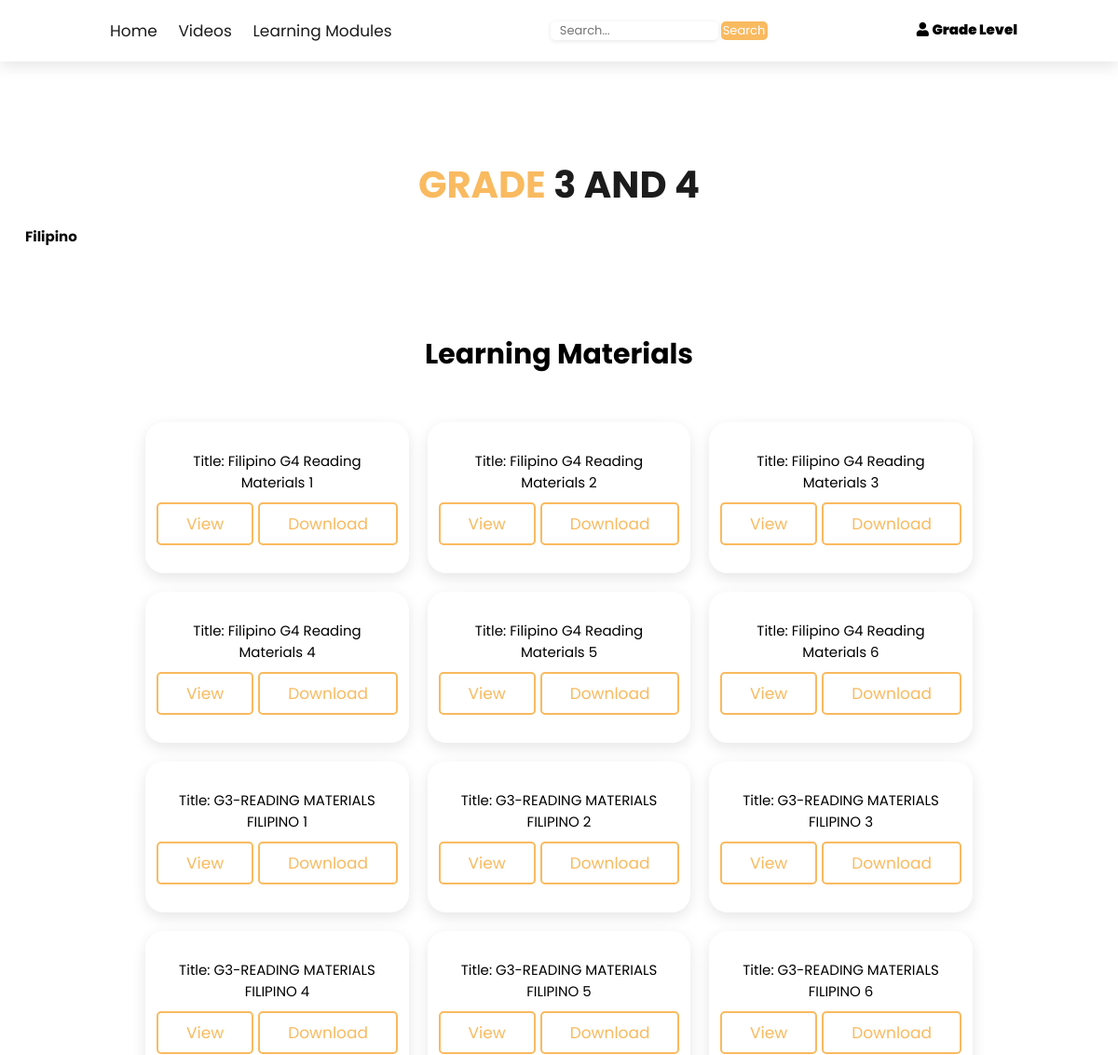
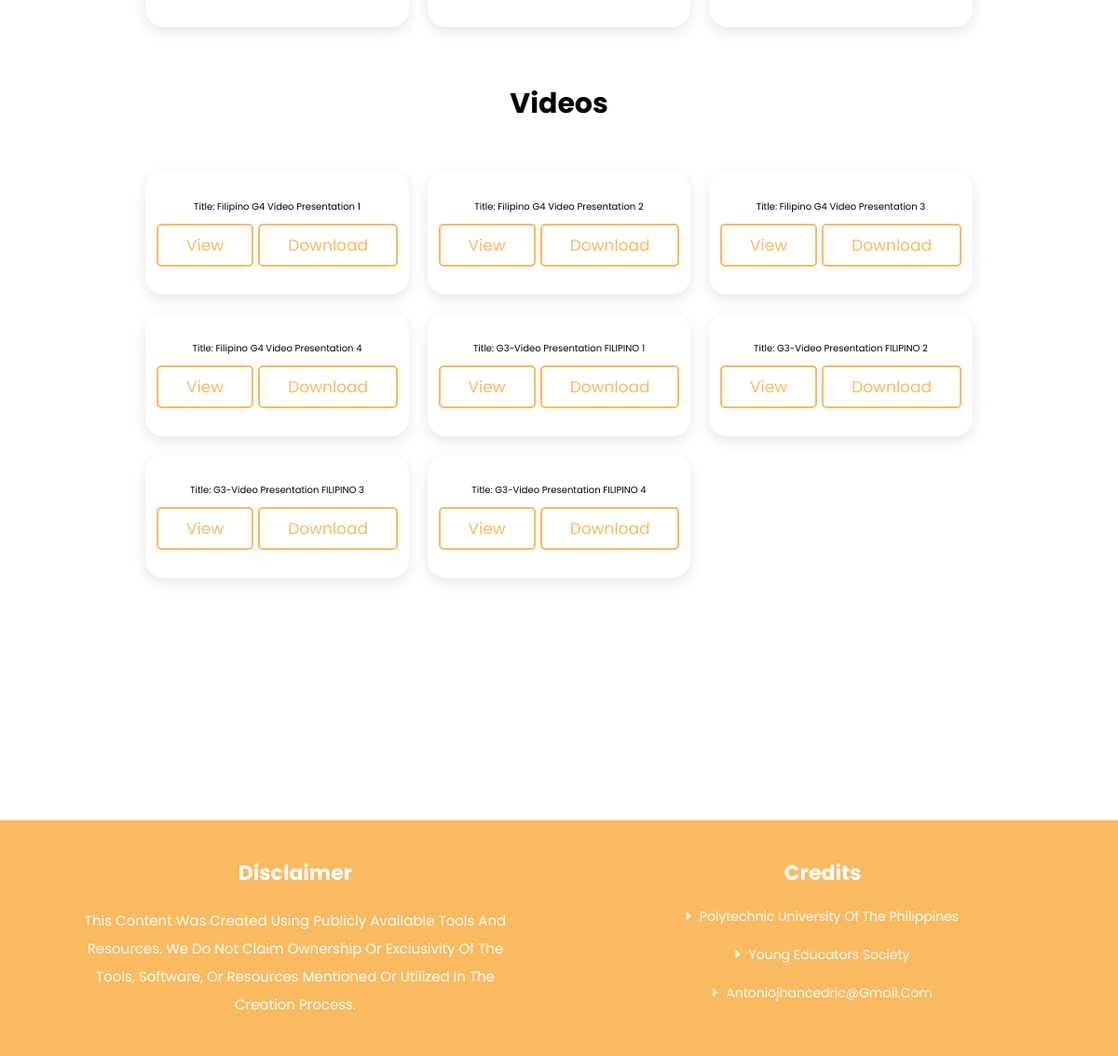
/Filipino-grade-3-4/, run on the app's committed database (2 pictures, top to bottom).
### app/models.py (models this page shows, shortened)
class Learning(models.Model):
    name = models.CharField(max_length=255)
    content = models.FileField()
    grade_level = models.IntegerField()
    subject = models.CharField(max_length=25)

class Videos(models.Model):
    name = models.CharField(max_length=255)
    download_link = models.URLField()
    grade_level = models.IntegerField()
    subject = models.CharField(max_length=25,default='English')
    link = models.URLField()

### app/views.py (the view)
# urls.py: path('Filipino-grade-3-4/', views.filipinoPageG3AndG4, name='filipinoG3'),
def filipinoPageG3AndG4(request):
    activity = Activity.objects.all()
    quiz = Videos.objects.all()
    learning = Learning.objects.all()
    context = {
        'activities': activity,
        'quizzes': quiz,
        'learnings':learning,
        'activities_exist': activity.exists(),
        'quizzes_exist': quiz.exists(),
        'learnings_exist': learning.exists(),
    }
    return render(request,'Filipino_g3-4.html',context)

### templates/FIlipino_g3-4.html (shortened to what this page needs)
{% extends 'home.html' %}
{% block content %}
{% block nav %}
<a href="{% url 'home' %}">home</a>
<a href="#quiz">Videos</a>
<a href="#learning">Learning Modules</a>
{% endblock %}
{% block level %}
    <button class="fas fa-user " id="login-btn" style="font-size: 20px; background-color: white;cursor: pointer;font-size: 15px;"> <span class="grade">Grade level</span></button>
{% endblock %}
{% block search %}
<form action="{% url 'search'%}"  method="get">
    <input class="search-input" type="text" name="q" placeholder="Search...">
    <button class="search-btn" type="submit">Search</button>
</form>
{% endblock %}
<section class="activities">
    <h1><a href="{% url 'grade_3-4' %}" style="padding: 15px;position: absolute;top: 10%;left:1%;color: rgb(10, 10, 10);">Filipino </a></h1>
    <h1 class="heading"><span>Grade</span> 3 and 4</h1>
    <section id="learning">
        {% if learnings_exist %}
        <h1>Learning Materials</h1>
      <div class="box-container" >
            {% for learning in learnings %}
            {% if learning.grade_level == 3 or learning.grade_level == 4 %}
            {% if learning.subject == "Filipino" %}
            <div class="box">
                <p><a style="text-decoration: none; color:black;" href="{% url 'download_learning' learning.id %}" target="_blank">Title: {{ learning.name }}</a></p>
                <div class="btn-group">
                    <form method="post" action="{% url 'view_learning' learning.id %}">
                    <button class="btn" type="submit">View</button>
                    </form>
                    <form method="post" action="{% url 'download_learning' learning.id %}">
                        <button class="btn" type="submit">Download</button>
                    </form>
                </div>
            </div>
            {% endif %}
            {% endif %}
            {% endfor %}
        </div>
        {% endif %}
    </section>
    <section id="quiz">
        {% if quizzes_exist %}
    <h1>Videos</h1>
    <div class="box-container">
        {% for quiz in quizzes %}
        {% if quiz.grade_level == 3 or quiz.grade_level == 4 %}
        {% if quiz.subject == "Filipino" %}
                <div class="box" >
                    <a><a style="text-decoration: none; color:black;" href="{% url 'download_quiz' quiz.id %}" target="_blank">Title: {{ quiz.name }}</a></a>
                    <div class="btn-group">
                        <a href="{{ quiz.link }}"><button class="btn" type="submit">View</button></a>
                        <form method="post" action="{% url 'download_quiz' quiz.id %}">
                            <button class="btn" type="submit">Download</button>
                        </form>
                    </div>
                </div>
        {% endif %}
        {% endif %}
        {% endfor %}
    </div>
    {% endif %}
    </section>
</section>
{% endblock %}

### app/static/app/css/styles.css (style rules this page uses)
:root { --orange:#f9ba60; --pink:#e9768f; --black: #1d1c1c; --white: #fff; --light-color:#666; --box-shadow:0 .5rem 1.5rem rgba(0,0,0,.1); }
* { font-family: 'Poppins', sans-serif; margin: 0; padding: 0; box-sizing: border-box; outline: none; border: none; text-decoration: none; text-transform: capitalize; transition: all .2s linear; }
p { font-size: 15px; }
html { font-size: 62.5%; overflow-x: hidden; scroll-behavior: smooth; }
section { padding: 3rem 7%; }
.heading { font-size: 4rem; color: var(--black); text-align: center; text-transform: uppercase; font-weight: bolder; margin-top: 10rem; margin-bottom: 10rem; overflow: hidden; }
.heading span { color: var(--orange); text-transform: uppercase; }
.btn { font-size: 1.7rem; margin-top: 1rem; display: inline-block; padding: .8rem 3rem; border-radius: .5rem; border: .2rem solid var(--orange); color: var(--orange); background: none; cursor: pointer; flex-wrap: nowrap; }
.header .navbar a { font-size: 1.7rem; margin: 0 1rem; color: var(--black); }
.search-input { height: 40px; width: 300px; box-shadow:0 .1rem .5rem rgba(0,0,0,.1); border-radius: 5px; padding: 10px; font-size: 15px; }
.search-btn { height: 38px; margin-left:10px; width: 150px; border-radius: 5px; background-color: var(--orange); color: var(--white); font-size: large; }
#learning h1, #quiz h1 { font-size: 30px; margin-bottom: 50px; text-align: center; }
.box { display: flex; flex-direction: column; align-items: center; text-align: center; }
.btn-group { display: flex; gap: 5px; justify-content: center; align-items: center;margin-top: auto; }
.activities .box-container { display: grid; grid-template-columns: repeat(auto-fit, minmax(25rem, 1fr)); gap: 2rem; }
.activities .box-container .box { padding: 3rem 2rem; text-align: center; box-shadow: var(--box-shadow); border-radius: 2rem; }
@media (max-width: 1200px) { .search-btn { height: 20px; font-size: small; width: 50px; margin: 0; } }
@media (max-width: 1200px) { .search-input { width: 180px; height: 10px; margin: 0; font-size: small; } }

### data on the page
Learning: name "Filipino G4 Reading Materials 1"
Learning: name "Filipino G4 Reading Materials 2"
Learning: name "Filipino G4 Reading Materials 3"
Learning: name "Filipino G4 Reading Materials 4"
Learning: name "Filipino G4 Reading Materials 5"
Learning: name "Filipino G4 Reading Materials 6"
Learning: name "G3-READING MATERIALS FILIPINO 1"
Learning: name "G3-READING MATERIALS FILIPINO 2"
Learning: name "G3-READING MATERIALS FILIPINO 3"
Learning: name "G3-READING MATERIALS FILIPINO 4"
Learning: name "G3-READING MATERIALS FILIPINO 5"
Learning: name "G3-READING MATERIALS FILIPINO 6"
Videos: name "Filipino G4 Video Presentation 1"
Videos: name "Filipino G4 Video Presentation 2"
Videos: name "Filipino G4 Video Presentation 3"
Videos: name "Filipino G4 Video Presentation 4"
Videos: name "G3-Video Presentation FILIPINO 1"
Videos: name "G3-Video Presentation FILIPINO 2"
Videos: name "G3-Video Presentation FILIPINO 3"
Videos: name "G3-Video Presentation FILIPINO 4"
